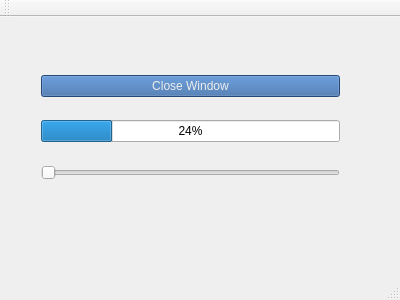
<?xml version="1.0" encoding="UTF-8"?>
<ui version="4.0">
 <class>MainWindow</class>
 <widget class="QMainWindow" name="MainWindow">
  <property name="geometry">
   <rect>
    <x>0</x>
    <y>0</y>
    <width>400</width>
    <height>300</height>
   </rect>
  </property>
  <property name="windowTitle">
   <string>MainWindow</string>
  </property>
  <widget class="QWidget" name="centralWidget">
   <widget class="QWidget" name="">
    <property name="geometry">
     <rect>
      <x>30</x>
      <y>30</y>
      <width>321</width>
      <height>161</height>
     </rect>
    </property>
    <layout class="QVBoxLayout" name="verticalLayout">
     <item>
      <widget class="QPushButton" name="pushButton">
       <property name="styleSheet">
        <string notr="true">color: rgb(238, 238, 236);
background-color: rgb(52, 101, 164);</string>
       </property>
       <property name="text">
        <string>Close Window</string>
       </property>
      </widget>
     </item>
     <item>
      <widget class="QProgressBar" name="progressBar">
       <property name="value">
        <number>24</number>
       </property>
      </widget>
     </item>
     <item>
      <widget class="QSlider" name="test_slider">
       <property name="orientation">
        <enum>Qt::Horizontal</enum>
       </property>
      </widget>
     </item>
    </layout>
   </widget>
  </widget>
  <widget class="QMenuBar" name="menuBar">
   <property name="geometry">
    <rect>
     <x>0</x>
     <y>0</y>
     <width>400</width>
     <height>22</height>
    </rect>
   </property>
  </widget>
  <widget class="QToolBar" name="mainToolBar">
   <attribute name="toolBarArea">
    <enum>TopToolBarArea</enum>
   </attribute>
   <attribute name="toolBarBreak">
    <bool>false</bool>
   </attribute>
  </widget>
  <widget class="QStatusBar" name="statusBar"/>
 </widget>
 <layoutdefault spacing="6" margin="11"/>
 <resources/>
 <connections>
  <connection>
   <sender>pushButton</sender>
   <signal>clicked()</signal>
   <receiver>MainWindow</receiver>
   <slot>hide()</slot>
   <hints>
    <hint type="sourcelabel">
     <x>173</x>
     <y>93</y>
    </hint>
    <hint type="destinationlabel">
     <x>282</x>
     <y>209</y>
    </hint>
   </hints>
  </connection>
 </connections>
</ui>
